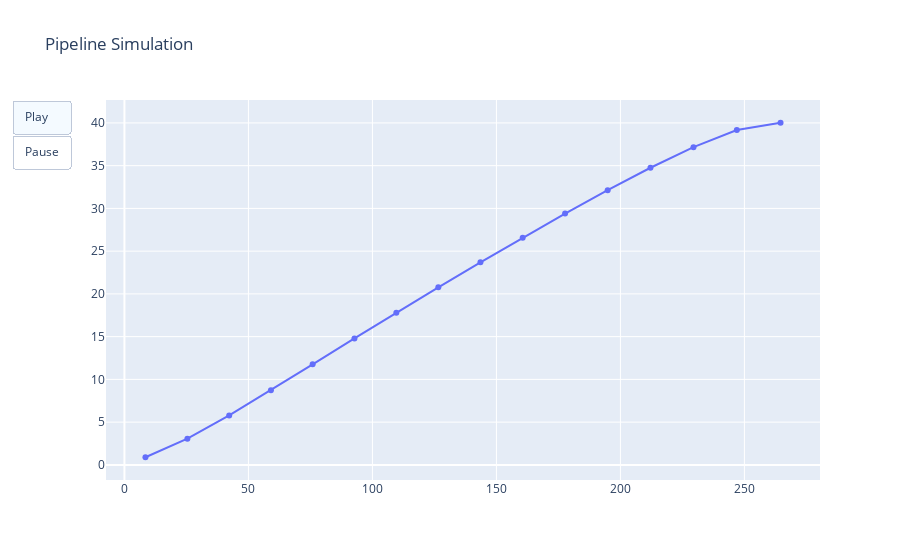

Write notebook code for a chart like this one.
### Code cell
simulation = np.stack([X010, Y010], axis=2) 

FPS = 60                      
frame_duration = 1000 / FPS

frames = []
for t in range(simulation.shape[0]):
    x = simulation[t,:,0]
    y = simulation[t,:,1]

    frames.append(go.Frame(
        data=[
            go.Scatter(
                x=x, y=y,
                mode="lines+markers",
                marker=dict(size=5, color=list(range(12)), colorscale="Viridis"),
                line=dict(width=4)
            )
        ],
        name=f"t={t}"
    ))

# First frame
x0, y0  = simulation[0,:,0], simulation[0,:,1]

fig = go.Figure(
    data=[go.Scatter(x=x0, y=y0, mode="lines+markers")],
    frames=frames
)

# Animation controls
fig.update_layout(
    title="Pipeline Simulation ",
    scene=dict(
        xaxis_title="X",
        yaxis_title="Y",
        xaxis=dict(range=[0, 300]),
        yaxis=dict(range=[0, 40]),
        aspectmode="data",
       
    ),
    updatemenus=[{
        "type": "buttons",
        "buttons": [
            {
                "label": "Play",
                "method": "animate",
                "args": [None, {"frame": {"duration": frame_duration, "redraw": True}}]
            },
            {
                "label": "Pause",
                "method": "animate",
                "args": [[None], {"frame": {"duration": 0}}]
            }
        ]
    }]
)

fig.show()

### Figure 1 — Plotly figure (JSON) as saved in the notebook; plotly's stock layout.template omitted (floating-point values rounded to 4 significant figures)
{"data": [{"mode": "lines+markers", "type": "scatter", "x": [8.482, 25.4, 42.25, 59.07, 75.9, 92.76, 109.6, 126.6, 143.6, 160.6, 177.7, 194.9, 212.1, 229.5, 246.9, 264.6], "y": [0.8923, 3.066, 5.79, 8.737, 11.76, 14.79, 17.8, 20.77, 23.69, 26.57, 29.39, 32.13, 34.75, 37.17, 39.16, 40.02]}], "layout": {"scene": {"aspectmode": "data", "xaxis": {"range": [0, 300], "title": {"text": "X"}}, "yaxis": {"range": [0, 40], "title": {"text": "Y"}}}, "title": {"text": "Pipeline Simulation "}, "updatemenus": [{"buttons": [{"args": [null, {"frame": {"duration": 16.67, "redraw": true}}], "label": "Play", "method": "animate"}, {"args": [[null], {"frame": {"duration": 0}}], "label": "Pause", "method": "animate"}], "type": "buttons"}]}}
